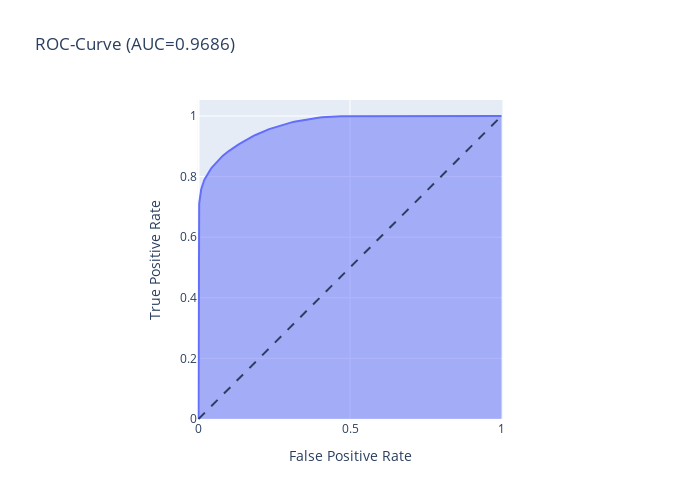

Notebook code for this chart:
### Markdown cell above
#### Entscheidung für Over- oder Undersampling

### Code cell
from sklearn.metrics import confusion_matrix, roc_curve
### Undersampling ###
rand_for = RandomForestClassifier(n_jobs=-1, random_state=41)

rand_for.fit(X_train_SMOTE, y_train_SMOTE)

res = rand_for.predict(X_test_SMOTE)
resa = rand_for.predict_proba(X_test_SMOTE)[:,1]

confusion_matrix(y_test_SMOTE, res)
fpr, tpr, _ = roc_curve(y_test_SMOTE, resa)
auc_score = roc_auc_score(y_test_SMOTE, resa)


fig = px.area(
    x=fpr, y=tpr,
    title=f'ROC-Curve (AUC={auc(fpr, tpr):.4f})',
    labels=dict(x='False Positive Rate', y='True Positive Rate'),
    width=700, height=500
)


fig.add_shape(
    type='line', line=dict(dash='dash'),
    x0=0, x1=1, y0=0, y1=1
)


fig.update_yaxes(scaleanchor="x", scaleratio=1)
fig.update_xaxes(constrain='domain')

fig.show()

### Figure 1 — Plotly figure (JSON) as saved in the notebook; plotly's stock layout.template omitted (floating-point values rounded to 4 significant figures; data arrays with more than 128 entries replaced by an {"elided": "..."} marker saying what was removed)
{"data": [{"hovertemplate": "False Positive Rate=%{x}<br>True Positive Rate=%{y}<extra></extra>", "legendgroup": "", "line": {"color": "#636efa"}, "marker": {"symbol": "circle"}, "mode": "lines", "name": "", "orientation": "v", "showlegend": false, "stackgroup": "1", "type": "scatter", "x": {"elided": "223 float values"}, "xaxis": "x", "y": {"elided": "223 float values"}, "yaxis": "y"}], "layout": {"height": 500, "legend": {"tracegroupgap": 0}, "shapes": [{"line": {"dash": "dash"}, "type": "line", "x0": 0, "x1": 1, "y0": 0, "y1": 1}], "title": {"text": "ROC-Curve (AUC=0.9686)"}, "width": 700, "xaxis": {"anchor": "y", "constrain": "domain", "domain": [0, 1], "title": {"text": "False Positive Rate"}}, "yaxis": {"anchor": "x", "domain": [0, 1], "scaleanchor": "x", "scaleratio": 1, "title": {"text": "True Positive Rate"}}}}
